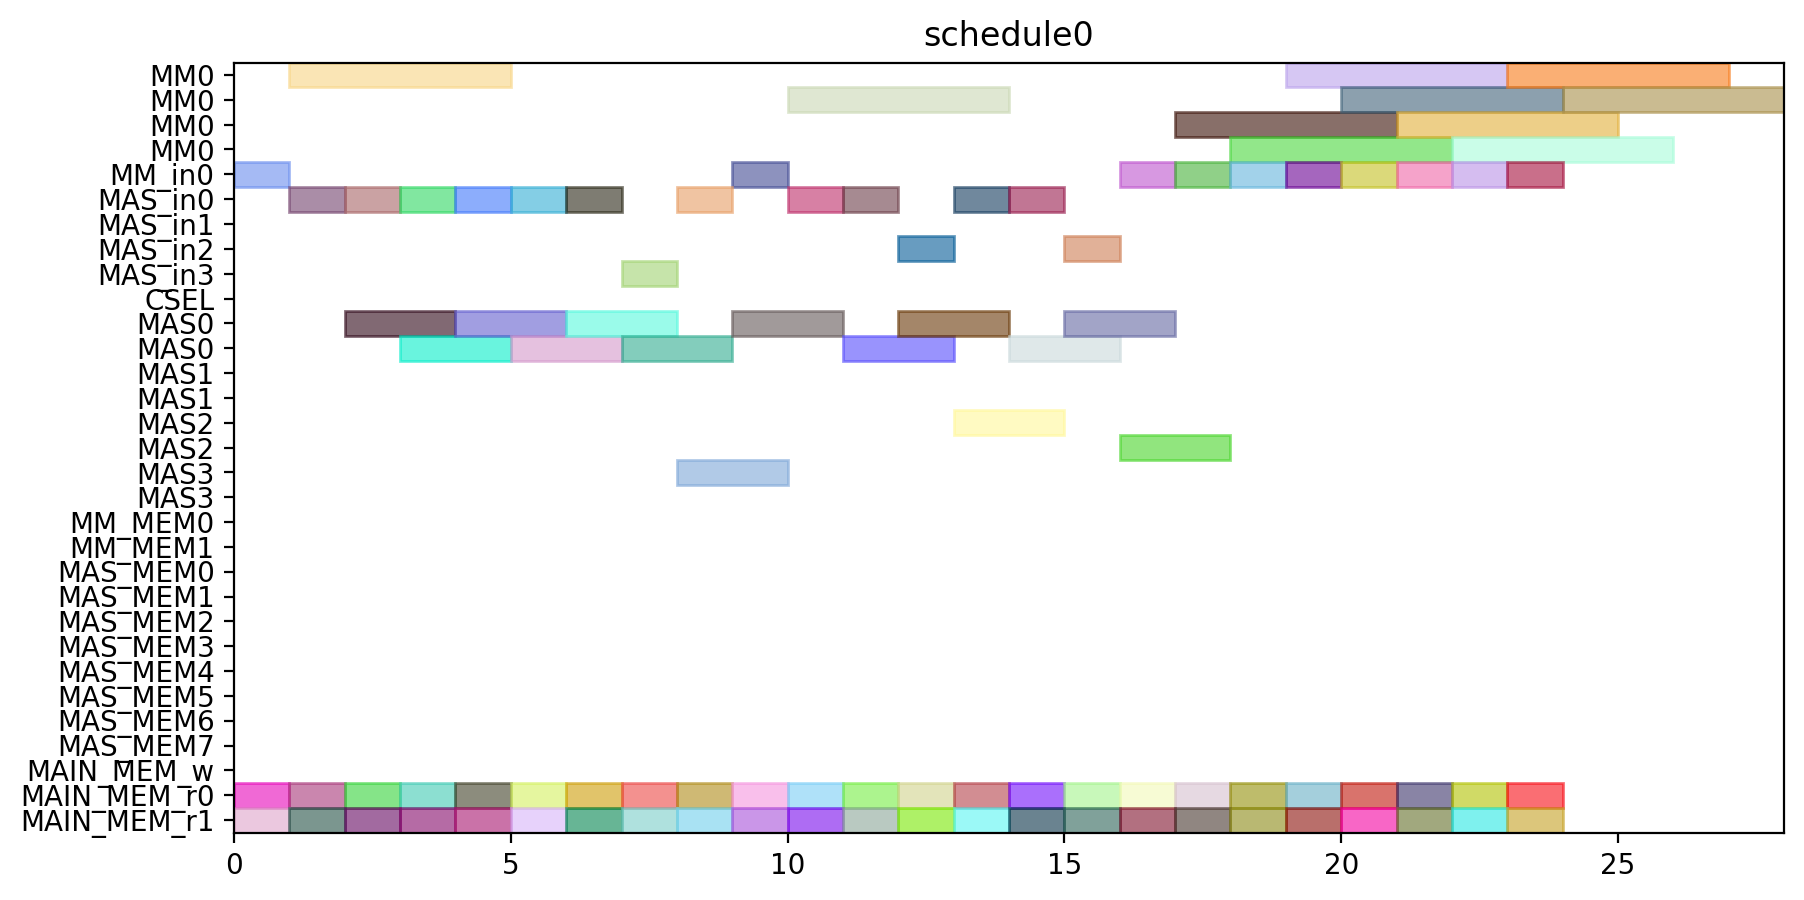

Write the Python code that produced this figure.
from pyschedule import Scenario, solvers, plotters, alt


def solve():
	horizon = 120
	S = Scenario("schedule0", horizon=horizon)

	# resource
	MM = S.Resources('MM', num=1, size=4)
	MM_in = S.Resources('MM_in', num=1)
	MAS_in = S.Resources('MAS_in', num=4)
	CSEL = S.Resource('CSEL')
	MAS = S.Resources('MAS', num=4, size=2, periods=range(1, horizon))
	MM_MEM = S.Resources('MM_MEM', num=2)
	MAS_MEM = S.Resources('MAS_MEM', num=8)
	MAIN_MEM_w = S.Resource('MAIN_MEM_w', size=1)
	MAIN_MEM_r = S.Resources('MAIN_MEM_r', num=2)

	# result of previous scheduling

	# new tasks
	t0_t0 = S.Task('t0_t0', length=2, delay_cost=1)
	t0_t0 += alt(MAS)
	t0_t0_in = S.Task('t0_t0_in', length=1, delay_cost=1)
	t0_t0_in += alt(MAS_in)
	S += t0_t0_in*MAS_in[0]<=t0_t0*MAS[0]

	S += t0_t0_in*MAS_in[1]<=t0_t0*MAS[1]

	S += t0_t0_in*MAS_in[2]<=t0_t0*MAS[2]

	S += t0_t0_in*MAS_in[3]<=t0_t0*MAS[3]

	t0_t0_mem0 = S.Task('t0_t0_mem0', length=1, delay_cost=1)
	t0_t0_mem0 += MAIN_MEM_r[0]
	S += t0_t0_mem0 <= t0_t0

	t0_t0_mem1 = S.Task('t0_t0_mem1', length=1, delay_cost=1)
	t0_t0_mem1 += MAIN_MEM_r[1]
	S += t0_t0_mem1 <= t0_t0

	t0_t1 = S.Task('t0_t1', length=2, delay_cost=1)
	t0_t1 += alt(MAS)
	t0_t1_in = S.Task('t0_t1_in', length=1, delay_cost=1)
	t0_t1_in += alt(MAS_in)
	S += t0_t1_in*MAS_in[0]<=t0_t1*MAS[0]

	S += t0_t1_in*MAS_in[1]<=t0_t1*MAS[1]

	S += t0_t1_in*MAS_in[2]<=t0_t1*MAS[2]

	S += t0_t1_in*MAS_in[3]<=t0_t1*MAS[3]

	t0_t1_mem0 = S.Task('t0_t1_mem0', length=1, delay_cost=1)
	t0_t1_mem0 += MAIN_MEM_r[0]
	S += t0_t1_mem0 <= t0_t1

	t0_t1_mem1 = S.Task('t0_t1_mem1', length=1, delay_cost=1)
	t0_t1_mem1 += MAIN_MEM_r[1]
	S += t0_t1_mem1 <= t0_t1

	t0_t3 = S.Task('t0_t3', length=4, delay_cost=1)
	t0_t3 += alt(MM)
	t0_t3_in = S.Task('t0_t3_in', length=1, delay_cost=1)
	t0_t3_in += alt(MM_in)
	S += t0_t3_in*MM_in[0]<=t0_t3*MM[0]
	t0_t3_mem0 = S.Task('t0_t3_mem0', length=1, delay_cost=1)
	t0_t3_mem0 += MAIN_MEM_r[0]
	S += t0_t3_mem0 <= t0_t3

	t0_t3_mem1 = S.Task('t0_t3_mem1', length=1, delay_cost=1)
	t0_t3_mem1 += MAIN_MEM_r[1]
	S += t0_t3_mem1 <= t0_t3

	t10 = S.Task('t10', length=2, delay_cost=1)
	t10 += alt(MAS)
	t10_in = S.Task('t10_in', length=1, delay_cost=1)
	t10_in += alt(MAS_in)
	S += t10_in*MAS_in[0]<=t10*MAS[0]

	S += t10_in*MAS_in[1]<=t10*MAS[1]

	S += t10_in*MAS_in[2]<=t10*MAS[2]

	S += t10_in*MAS_in[3]<=t10*MAS[3]

	t10_mem0 = S.Task('t10_mem0', length=1, delay_cost=1)
	t10_mem0 += MAIN_MEM_r[0]
	S += t10_mem0 <= t10

	t10_mem1 = S.Task('t10_mem1', length=1, delay_cost=1)
	t10_mem1 += MAIN_MEM_r[1]
	S += t10_mem1 <= t10

	t11 = S.Task('t11', length=2, delay_cost=1)
	t11 += alt(MAS)
	t11_in = S.Task('t11_in', length=1, delay_cost=1)
	t11_in += alt(MAS_in)
	S += t11_in*MAS_in[0]<=t11*MAS[0]

	S += t11_in*MAS_in[1]<=t11*MAS[1]

	S += t11_in*MAS_in[2]<=t11*MAS[2]

	S += t11_in*MAS_in[3]<=t11*MAS[3]

	t11_mem0 = S.Task('t11_mem0', length=1, delay_cost=1)
	t11_mem0 += MAIN_MEM_r[0]
	S += t11_mem0 <= t11

	t11_mem1 = S.Task('t11_mem1', length=1, delay_cost=1)
	t11_mem1 += MAIN_MEM_r[1]
	S += t11_mem1 <= t11

	t3_t0 = S.Task('t3_t0', length=4, delay_cost=1)
	t3_t0 += alt(MM)
	t3_t0_in = S.Task('t3_t0_in', length=1, delay_cost=1)
	t3_t0_in += alt(MM_in)
	S += t3_t0_in*MM_in[0]<=t3_t0*MM[0]
	t3_t0_mem0 = S.Task('t3_t0_mem0', length=1, delay_cost=1)
	t3_t0_mem0 += MAIN_MEM_r[0]
	S += t3_t0_mem0 <= t3_t0

	t3_t0_mem1 = S.Task('t3_t0_mem1', length=1, delay_cost=1)
	t3_t0_mem1 += MAIN_MEM_r[1]
	S += t3_t0_mem1 <= t3_t0

	t3_t1 = S.Task('t3_t1', length=4, delay_cost=1)
	t3_t1 += alt(MM)
	t3_t1_in = S.Task('t3_t1_in', length=1, delay_cost=1)
	t3_t1_in += alt(MM_in)
	S += t3_t1_in*MM_in[0]<=t3_t1*MM[0]
	t3_t1_mem0 = S.Task('t3_t1_mem0', length=1, delay_cost=1)
	t3_t1_mem0 += MAIN_MEM_r[0]
	S += t3_t1_mem0 <= t3_t1

	t3_t1_mem1 = S.Task('t3_t1_mem1', length=1, delay_cost=1)
	t3_t1_mem1 += MAIN_MEM_r[1]
	S += t3_t1_mem1 <= t3_t1

	t3_t2 = S.Task('t3_t2', length=2, delay_cost=1)
	t3_t2 += alt(MAS)
	t3_t2_in = S.Task('t3_t2_in', length=1, delay_cost=1)
	t3_t2_in += alt(MAS_in)
	S += t3_t2_in*MAS_in[0]<=t3_t2*MAS[0]

	S += t3_t2_in*MAS_in[1]<=t3_t2*MAS[1]

	S += t3_t2_in*MAS_in[2]<=t3_t2*MAS[2]

	S += t3_t2_in*MAS_in[3]<=t3_t2*MAS[3]

	t3_t2_mem0 = S.Task('t3_t2_mem0', length=1, delay_cost=1)
	t3_t2_mem0 += MAIN_MEM_r[0]
	S += t3_t2_mem0 <= t3_t2

	t3_t2_mem1 = S.Task('t3_t2_mem1', length=1, delay_cost=1)
	t3_t2_mem1 += MAIN_MEM_r[1]
	S += t3_t2_mem1 <= t3_t2

	t3_t3 = S.Task('t3_t3', length=2, delay_cost=1)
	t3_t3 += alt(MAS)
	t3_t3_in = S.Task('t3_t3_in', length=1, delay_cost=1)
	t3_t3_in += alt(MAS_in)
	S += t3_t3_in*MAS_in[0]<=t3_t3*MAS[0]

	S += t3_t3_in*MAS_in[1]<=t3_t3*MAS[1]

	S += t3_t3_in*MAS_in[2]<=t3_t3*MAS[2]

	S += t3_t3_in*MAS_in[3]<=t3_t3*MAS[3]

	t3_t3_mem0 = S.Task('t3_t3_mem0', length=1, delay_cost=1)
	t3_t3_mem0 += MAIN_MEM_r[0]
	S += t3_t3_mem0 <= t3_t3

	t3_t3_mem1 = S.Task('t3_t3_mem1', length=1, delay_cost=1)
	t3_t3_mem1 += MAIN_MEM_r[1]
	S += t3_t3_mem1 <= t3_t3

	t4_t0 = S.Task('t4_t0', length=2, delay_cost=1)
	t4_t0 += alt(MAS)
	t4_t0_in = S.Task('t4_t0_in', length=1, delay_cost=1)
	t4_t0_in += alt(MAS_in)
	S += t4_t0_in*MAS_in[0]<=t4_t0*MAS[0]

	S += t4_t0_in*MAS_in[1]<=t4_t0*MAS[1]

	S += t4_t0_in*MAS_in[2]<=t4_t0*MAS[2]

	S += t4_t0_in*MAS_in[3]<=t4_t0*MAS[3]

	t4_t0_mem0 = S.Task('t4_t0_mem0', length=1, delay_cost=1)
	t4_t0_mem0 += MAIN_MEM_r[0]
	S += t4_t0_mem0 <= t4_t0

	t4_t0_mem1 = S.Task('t4_t0_mem1', length=1, delay_cost=1)
	t4_t0_mem1 += MAIN_MEM_r[1]
	S += t4_t0_mem1 <= t4_t0

	t4_t1 = S.Task('t4_t1', length=2, delay_cost=1)
	t4_t1 += alt(MAS)
	t4_t1_in = S.Task('t4_t1_in', length=1, delay_cost=1)
	t4_t1_in += alt(MAS_in)
	S += t4_t1_in*MAS_in[0]<=t4_t1*MAS[0]

	S += t4_t1_in*MAS_in[1]<=t4_t1*MAS[1]

	S += t4_t1_in*MAS_in[2]<=t4_t1*MAS[2]

	S += t4_t1_in*MAS_in[3]<=t4_t1*MAS[3]

	t4_t1_mem0 = S.Task('t4_t1_mem0', length=1, delay_cost=1)
	t4_t1_mem0 += MAIN_MEM_r[0]
	S += t4_t1_mem0 <= t4_t1

	t4_t1_mem1 = S.Task('t4_t1_mem1', length=1, delay_cost=1)
	t4_t1_mem1 += MAIN_MEM_r[1]
	S += t4_t1_mem1 <= t4_t1

	t4_t3 = S.Task('t4_t3', length=4, delay_cost=1)
	t4_t3 += alt(MM)
	t4_t3_in = S.Task('t4_t3_in', length=1, delay_cost=1)
	t4_t3_in += alt(MM_in)
	S += t4_t3_in*MM_in[0]<=t4_t3*MM[0]
	t4_t3_mem0 = S.Task('t4_t3_mem0', length=1, delay_cost=1)
	t4_t3_mem0 += MAIN_MEM_r[0]
	S += t4_t3_mem0 <= t4_t3

	t4_t3_mem1 = S.Task('t4_t3_mem1', length=1, delay_cost=1)
	t4_t3_mem1 += MAIN_MEM_r[1]
	S += t4_t3_mem1 <= t4_t3

	t5_t0 = S.Task('t5_t0', length=4, delay_cost=1)
	t5_t0 += alt(MM)
	t5_t0_in = S.Task('t5_t0_in', length=1, delay_cost=1)
	t5_t0_in += alt(MM_in)
	S += t5_t0_in*MM_in[0]<=t5_t0*MM[0]
	t5_t0_mem0 = S.Task('t5_t0_mem0', length=1, delay_cost=1)
	t5_t0_mem0 += MAIN_MEM_r[0]
	S += t5_t0_mem0 <= t5_t0

	t5_t0_mem1 = S.Task('t5_t0_mem1', length=1, delay_cost=1)
	t5_t0_mem1 += MAIN_MEM_r[1]
	S += t5_t0_mem1 <= t5_t0

	t5_t1 = S.Task('t5_t1', length=4, delay_cost=1)
	t5_t1 += alt(MM)
	t5_t1_in = S.Task('t5_t1_in', length=1, delay_cost=1)
	t5_t1_in += alt(MM_in)
	S += t5_t1_in*MM_in[0]<=t5_t1*MM[0]
	t5_t1_mem0 = S.Task('t5_t1_mem0', length=1, delay_cost=1)
	t5_t1_mem0 += MAIN_MEM_r[0]
	S += t5_t1_mem0 <= t5_t1

	t5_t1_mem1 = S.Task('t5_t1_mem1', length=1, delay_cost=1)
	t5_t1_mem1 += MAIN_MEM_r[1]
	S += t5_t1_mem1 <= t5_t1

	t5_t2 = S.Task('t5_t2', length=2, delay_cost=1)
	t5_t2 += alt(MAS)
	t5_t2_in = S.Task('t5_t2_in', length=1, delay_cost=1)
	t5_t2_in += alt(MAS_in)
	S += t5_t2_in*MAS_in[0]<=t5_t2*MAS[0]

	S += t5_t2_in*MAS_in[1]<=t5_t2*MAS[1]

	S += t5_t2_in*MAS_in[2]<=t5_t2*MAS[2]

	S += t5_t2_in*MAS_in[3]<=t5_t2*MAS[3]

	t5_t2_mem0 = S.Task('t5_t2_mem0', length=1, delay_cost=1)
	t5_t2_mem0 += MAIN_MEM_r[0]
	S += t5_t2_mem0 <= t5_t2

	t5_t2_mem1 = S.Task('t5_t2_mem1', length=1, delay_cost=1)
	t5_t2_mem1 += MAIN_MEM_r[1]
	S += t5_t2_mem1 <= t5_t2

	t5_t3 = S.Task('t5_t3', length=2, delay_cost=1)
	t5_t3 += alt(MAS)
	t5_t3_in = S.Task('t5_t3_in', length=1, delay_cost=1)
	t5_t3_in += alt(MAS_in)
	S += t5_t3_in*MAS_in[0]<=t5_t3*MAS[0]

	S += t5_t3_in*MAS_in[1]<=t5_t3*MAS[1]

	S += t5_t3_in*MAS_in[2]<=t5_t3*MAS[2]

	S += t5_t3_in*MAS_in[3]<=t5_t3*MAS[3]

	t5_t3_mem0 = S.Task('t5_t3_mem0', length=1, delay_cost=1)
	t5_t3_mem0 += MAIN_MEM_r[0]
	S += t5_t3_mem0 <= t5_t3

	t5_t3_mem1 = S.Task('t5_t3_mem1', length=1, delay_cost=1)
	t5_t3_mem1 += MAIN_MEM_r[1]
	S += t5_t3_mem1 <= t5_t3

	t6_t0 = S.Task('t6_t0', length=4, delay_cost=1)
	t6_t0 += alt(MM)
	t6_t0_in = S.Task('t6_t0_in', length=1, delay_cost=1)
	t6_t0_in += alt(MM_in)
	S += t6_t0_in*MM_in[0]<=t6_t0*MM[0]
	t6_t0_mem0 = S.Task('t6_t0_mem0', length=1, delay_cost=1)
	t6_t0_mem0 += MAIN_MEM_r[0]
	S += t6_t0_mem0 <= t6_t0

	t6_t0_mem1 = S.Task('t6_t0_mem1', length=1, delay_cost=1)
	t6_t0_mem1 += MAIN_MEM_r[1]
	S += t6_t0_mem1 <= t6_t0

	t6_t1 = S.Task('t6_t1', length=4, delay_cost=1)
	t6_t1 += alt(MM)
	t6_t1_in = S.Task('t6_t1_in', length=1, delay_cost=1)
	t6_t1_in += alt(MM_in)
	S += t6_t1_in*MM_in[0]<=t6_t1*MM[0]
	t6_t1_mem0 = S.Task('t6_t1_mem0', length=1, delay_cost=1)
	t6_t1_mem0 += MAIN_MEM_r[0]
	S += t6_t1_mem0 <= t6_t1

	t6_t1_mem1 = S.Task('t6_t1_mem1', length=1, delay_cost=1)
	t6_t1_mem1 += MAIN_MEM_r[1]
	S += t6_t1_mem1 <= t6_t1

	t6_t2 = S.Task('t6_t2', length=2, delay_cost=1)
	t6_t2 += alt(MAS)
	t6_t2_in = S.Task('t6_t2_in', length=1, delay_cost=1)
	t6_t2_in += alt(MAS_in)
	S += t6_t2_in*MAS_in[0]<=t6_t2*MAS[0]

	S += t6_t2_in*MAS_in[1]<=t6_t2*MAS[1]

	S += t6_t2_in*MAS_in[2]<=t6_t2*MAS[2]

	S += t6_t2_in*MAS_in[3]<=t6_t2*MAS[3]

	t6_t2_mem0 = S.Task('t6_t2_mem0', length=1, delay_cost=1)
	t6_t2_mem0 += MAIN_MEM_r[0]
	S += t6_t2_mem0 <= t6_t2

	t6_t2_mem1 = S.Task('t6_t2_mem1', length=1, delay_cost=1)
	t6_t2_mem1 += MAIN_MEM_r[1]
	S += t6_t2_mem1 <= t6_t2

	t6_t3 = S.Task('t6_t3', length=2, delay_cost=1)
	t6_t3 += alt(MAS)
	t6_t3_in = S.Task('t6_t3_in', length=1, delay_cost=1)
	t6_t3_in += alt(MAS_in)
	S += t6_t3_in*MAS_in[0]<=t6_t3*MAS[0]

	S += t6_t3_in*MAS_in[1]<=t6_t3*MAS[1]

	S += t6_t3_in*MAS_in[2]<=t6_t3*MAS[2]

	S += t6_t3_in*MAS_in[3]<=t6_t3*MAS[3]

	t6_t3_mem0 = S.Task('t6_t3_mem0', length=1, delay_cost=1)
	t6_t3_mem0 += MAIN_MEM_r[0]
	S += t6_t3_mem0 <= t6_t3

	t6_t3_mem1 = S.Task('t6_t3_mem1', length=1, delay_cost=1)
	t6_t3_mem1 += MAIN_MEM_r[1]
	S += t6_t3_mem1 <= t6_t3

	t7_t0 = S.Task('t7_t0', length=4, delay_cost=1)
	t7_t0 += alt(MM)
	t7_t0_in = S.Task('t7_t0_in', length=1, delay_cost=1)
	t7_t0_in += alt(MM_in)
	S += t7_t0_in*MM_in[0]<=t7_t0*MM[0]
	t7_t0_mem0 = S.Task('t7_t0_mem0', length=1, delay_cost=1)
	t7_t0_mem0 += MAIN_MEM_r[0]
	S += t7_t0_mem0 <= t7_t0

	t7_t0_mem1 = S.Task('t7_t0_mem1', length=1, delay_cost=1)
	t7_t0_mem1 += MAIN_MEM_r[1]
	S += t7_t0_mem1 <= t7_t0

	t7_t1 = S.Task('t7_t1', length=4, delay_cost=1)
	t7_t1 += alt(MM)
	t7_t1_in = S.Task('t7_t1_in', length=1, delay_cost=1)
	t7_t1_in += alt(MM_in)
	S += t7_t1_in*MM_in[0]<=t7_t1*MM[0]
	t7_t1_mem0 = S.Task('t7_t1_mem0', length=1, delay_cost=1)
	t7_t1_mem0 += MAIN_MEM_r[0]
	S += t7_t1_mem0 <= t7_t1

	t7_t1_mem1 = S.Task('t7_t1_mem1', length=1, delay_cost=1)
	t7_t1_mem1 += MAIN_MEM_r[1]
	S += t7_t1_mem1 <= t7_t1

	t7_t2 = S.Task('t7_t2', length=2, delay_cost=1)
	t7_t2 += alt(MAS)
	t7_t2_in = S.Task('t7_t2_in', length=1, delay_cost=1)
	t7_t2_in += alt(MAS_in)
	S += t7_t2_in*MAS_in[0]<=t7_t2*MAS[0]

	S += t7_t2_in*MAS_in[1]<=t7_t2*MAS[1]

	S += t7_t2_in*MAS_in[2]<=t7_t2*MAS[2]

	S += t7_t2_in*MAS_in[3]<=t7_t2*MAS[3]

	t7_t2_mem0 = S.Task('t7_t2_mem0', length=1, delay_cost=1)
	t7_t2_mem0 += MAIN_MEM_r[0]
	S += t7_t2_mem0 <= t7_t2

	t7_t2_mem1 = S.Task('t7_t2_mem1', length=1, delay_cost=1)
	t7_t2_mem1 += MAIN_MEM_r[1]
	S += t7_t2_mem1 <= t7_t2

	t7_t3 = S.Task('t7_t3', length=2, delay_cost=1)
	t7_t3 += alt(MAS)
	t7_t3_in = S.Task('t7_t3_in', length=1, delay_cost=1)
	t7_t3_in += alt(MAS_in)
	S += t7_t3_in*MAS_in[0]<=t7_t3*MAS[0]

	S += t7_t3_in*MAS_in[1]<=t7_t3*MAS[1]

	S += t7_t3_in*MAS_in[2]<=t7_t3*MAS[2]

	S += t7_t3_in*MAS_in[3]<=t7_t3*MAS[3]

	t7_t3_mem0 = S.Task('t7_t3_mem0', length=1, delay_cost=1)
	t7_t3_mem0 += MAIN_MEM_r[0]
	S += t7_t3_mem0 <= t7_t3

	t7_t3_mem1 = S.Task('t7_t3_mem1', length=1, delay_cost=1)
	t7_t3_mem1 += MAIN_MEM_r[1]
	S += t7_t3_mem1 <= t7_t3

	solvers.mip.solve(S,msg=1,kind='CPLEX',ratio_gap=1.01)

	solution = [['hoge']*len(S.solution()[1]) for i in range(len(S.solution()))]
	for i in range(len(S.solution())):
		for j in range(len(S.solution()[i])):
			solution[i][j]=str(S.solution()[i][j])
	print(solution)

	cycles = int(solution[-1][3])

	pic_file_name = "/home/mfukuda/ABE/multiRAM_multiMAS_16mux/scheduling_result/stage4MM1_stage2MAS4/SQR012345/schedule0.png"
	if(S.solution() != []):
		plotters.matplotlib.plot(S,img_filename=pic_file_name, show_task_labels=False, fig_size=(cycles*0.25+3, 5))

	return solution
